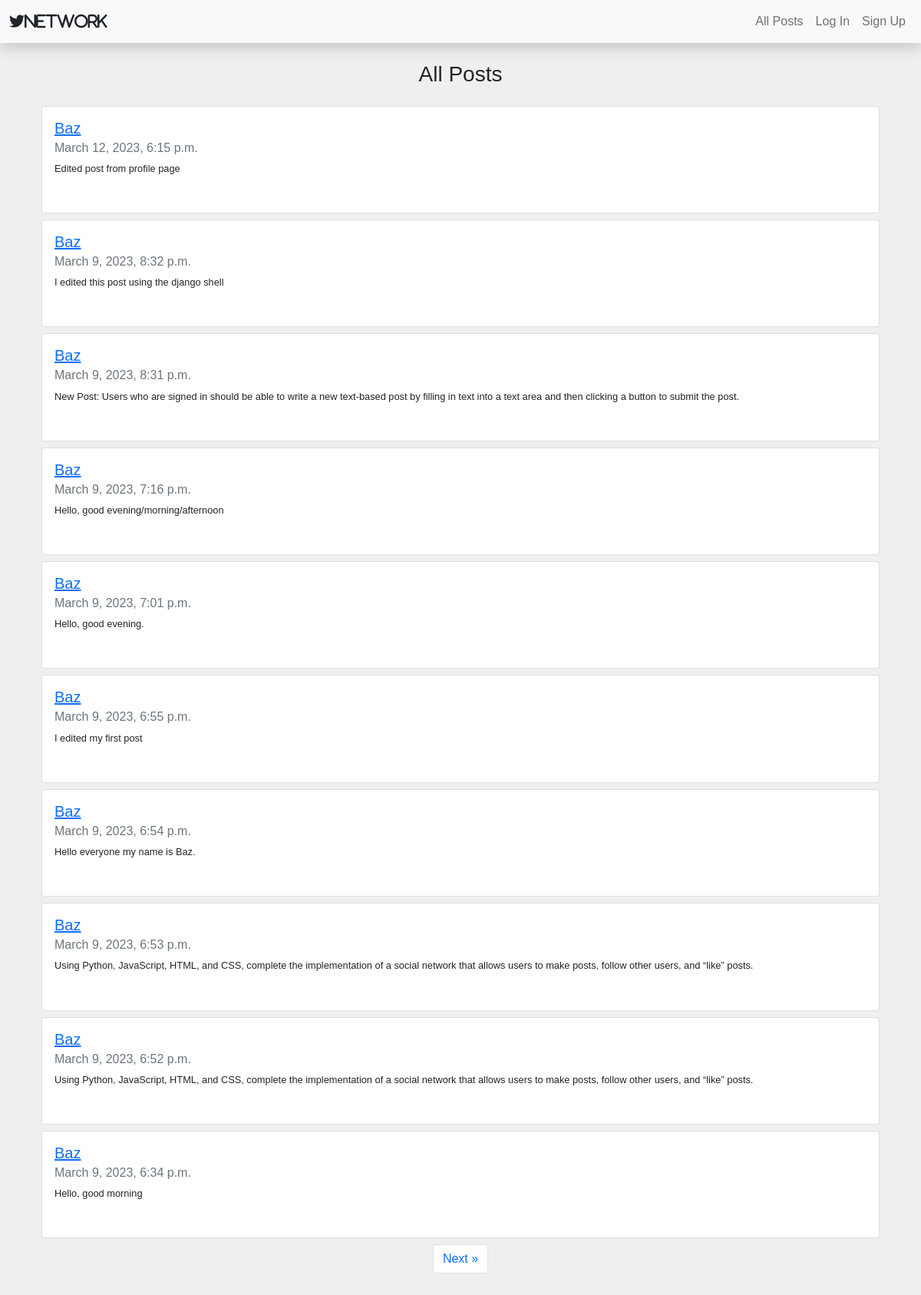
The page / on the database its author committed.
### network/models.py (models this page shows, shortened)
class Post(models.Model):
    poster = models.ForeignKey(User, on_delete=models.CASCADE, related_name="userPoster")
    post = models.CharField(max_length=100)
    date = models.DateTimeField(auto_now_add=True)
    likers = models.ManyToManyField(User, related_name="postliked")

class User(AbstractUser):
    pass

### network/views.py (the view)
# urls.py: path("", views.index, name="index"),
def index(request):
    all_posts = Post.objects.all().order_by("-date")
    paginator = Paginator(all_posts, 10)
    page_num = request.GET.get("page")
    page_posts = paginator.get_page(page_num)
    return render(request, "network/index.html", {
        "page_posts": page_posts,
    })

### network/templates/network/index.html (shortened to what this page needs)
{% extends "network/layout.html" %}
{% load static %}
{% block body %}
    <div class=" text-center my-4" >
        <h3 id="post-name">All Posts</h3>
    </div>
    <div class="container fs-7" id="all-posts">
        {% for post in page_posts %}
            <div class="card mb-2">
                <div class="card-body mb-3">
                    <a href="{% url 'profile' profile_id=post.poster.id %}">
                        <h5 class="card-title">{{ post.poster.username }}</h5>
                    </a>
                    <h6 class="card-subtitle mb-2 text-muted">{{ post.date }}</h6>
                    <p class="card-text" id="post{{ post.id }}">{{ post.post }}</p>
                </div>
            </div>
        {% endfor %}
    </div>
    <nav class="d-flex justify-content-center" aria-label="Page navigation example">
        <ul id="paginator" class="pagination text-center pb-5">
            {% if page_posts.has_next %}
                <li class="page-item">
                    <a class="page-link" href="?page={{ page_posts.next_page_number }}" aria-label="Next">
                        Next <span aria-hidden="true">&raquo;</span>
                    </a>
                </li>
            {% endif %}
        </ul>
      </nav>
{% endblock %}

### network/static/network/styles.css (style rules this page uses)
* { margin: 0; padding: 0; font-family: sans-serif; }
body { background: #efefef; }
a { cursor: pointer; }
.fs-7 { font-size: 0.8rem; }

### rows shown on the page
Post: poster.username "Baz", date "March 12, 2023, 6:15 p.m.", post "Edited post from profile page"
Post: poster.username "Baz", date "March 9, 2023, 8:32 p.m.", post "I edited this post using the django shell"
Post: poster.username "Baz", date "March 9, 2023, 8:31 p.m.", post "New Post: Users who are signed in should be able to write a new text-based post by filling in text into a text area and then clicking a button to submit the post."
Post: poster.username "Baz", date "March 9, 2023, 7:16 p.m.", post "Hello, good evening/morning/afternoon"
Post: poster.username "Baz", date "March 9, 2023, 7:01 p.m.", post "Hello, good evening."
Post: poster.username "Baz", date "March 9, 2023, 6:55 p.m.", post "I edited my first post"
Post: poster.username "Baz", date "March 9, 2023, 6:54 p.m.", post "Hello everyone my name is Baz."
Post: poster.username "Baz", date "March 9, 2023, 6:53 p.m.", post "Using Python, JavaScript, HTML, and CSS, complete the implementation of a social network that allows users to make posts, follow other users, and “like” posts."
Post: poster.username "Baz", date "March 9, 2023, 6:52 p.m.", post "Using Python, JavaScript, HTML, and CSS, complete the implementation of a social network that allows users to make posts, follow other users, and “like” posts."
Post: poster.username "Baz", date "March 9, 2023, 6:34 p.m.", post "Hello, good morning"
